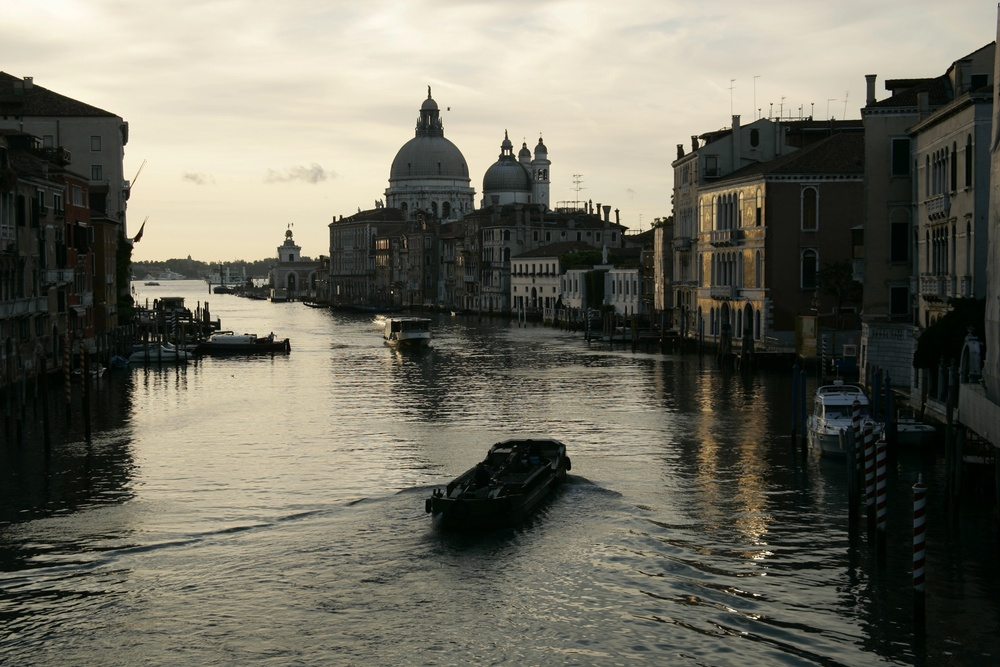
#> input picture school/bonn/photogrammetry/hdr_imaging/venice.jpg, 1000 x 667 px, shrunk from 3504 x 2336 before the run
$ python keypoints.py hdr_imaging/venice.jpg
#> lines starting #> are read from the running program, lines starting #| are printed output that depends on the picture
#!/usr/bin/env python3

"""

Keypoints and descriptor together define common visual features so we can use them to compare different images with each other

Keypoints defines the location in the image

Algorithms

Harris Corner Detector
Shi-Tomasi Corner Detector
Forstner operator
Difference of Gaussians

Generally looks for corner/blob structures due to gradients they have (different gradients in X/Y) so they can be localized precisely

Feature Descriptors for describing keypoints
SIFT   - Scale Invariant Feature Transform
BRIEF  - Binary robust Independent Elementary Features
ORB    - Oriented FAST Rotated BRIEF

"""


import numpy as np
import cv2
import sys

def main():
    if len(sys.argv) != 2:
        print("usage: <image>")
        sys.exit(2)

    image = cv2.imread(cv2.samples.findFile(sys.argv[1]), cv2.IMREAD_COLOR)
#> image is the input picture: shape (667, 1000, 3); mean B, G, R 95.2, 107.9, 109.5
    if image is None:
        print('Could not open or find the image:', sys.argv[1])
        sys.exit(1)

    # Detect keypoints
    sift = cv2.SIFT_create()
    keypoints, _ = sift.detectAndCompute(image, None)
#> keypoints = 3510 keypoints; strongest (x, y, size): (617, 211, 2.7), (334, 218, 2), (137, 238, 4.5), (602, 218, 2.6)

    # Draw keypoints
    image_keypoints = np.empty((image.shape[0], image.shape[1], 3), dtype=np.uint8)
    cv2.drawKeypoints(image, keypoints, image_keypoints)
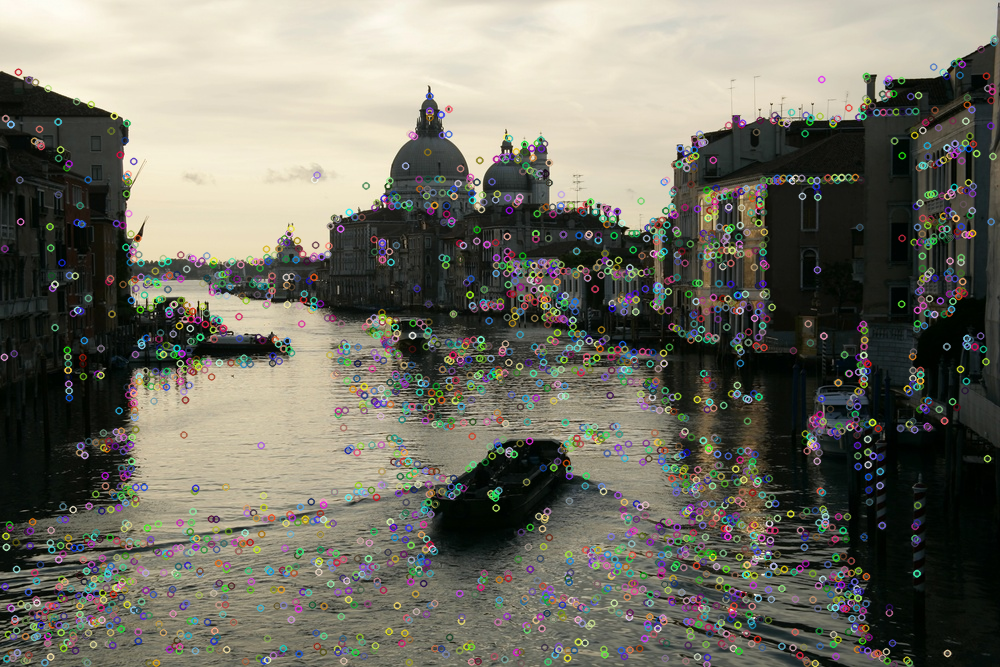
#> image_keypoints: shape (667, 1000, 3); mean B, G, R 100.3, 111.9, 113.4

    cv2.imshow('Keypoints', image_keypoints)
    cv2.waitKey()
    cv2.destroyAllWindows()

main()
